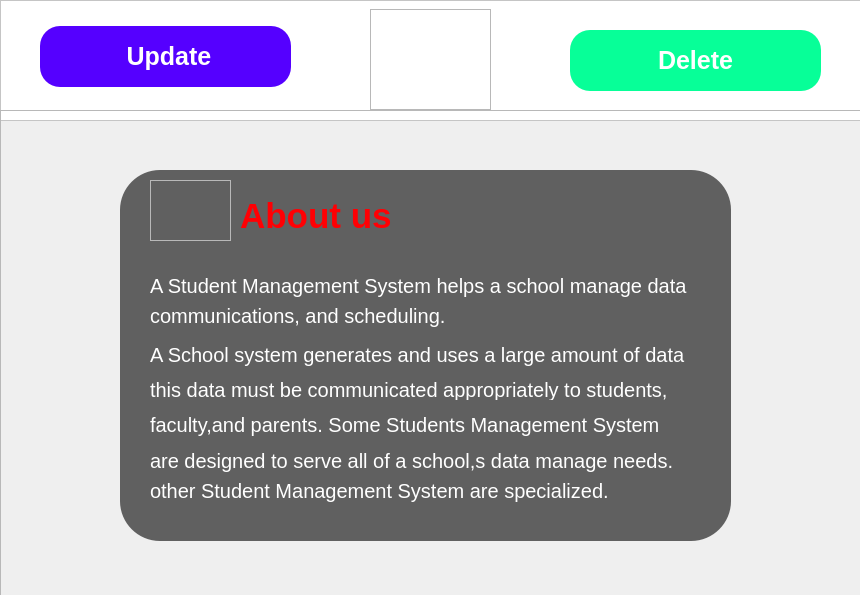
<?xml version="1.0" encoding="UTF-8"?>
<ui version="4.0">
 <class>Form</class>
 <widget class="QWidget" name="Form">
  <property name="geometry">
   <rect>
    <x>0</x>
    <y>0</y>
    <width>860</width>
    <height>595</height>
   </rect>
  </property>
  <property name="windowTitle">
   <string>Form</string>
  </property>
  <widget class="QFrame" name="frametop">
   <property name="geometry">
    <rect>
     <x>0</x>
     <y>0</y>
     <width>861</width>
     <height>121</height>
    </rect>
   </property>
   <property name="cursor">
    <cursorShape>ArrowCursor</cursorShape>
   </property>
   <property name="styleSheet">
    <string notr="true">#frametop{
 background:#fff;
}</string>
   </property>
   <property name="frameShape">
    <enum>QFrame::StyledPanel</enum>
   </property>
   <property name="frameShadow">
    <enum>QFrame::Raised</enum>
   </property>
   <widget class="QPushButton" name="pushButtonupdate">
    <property name="geometry">
     <rect>
      <x>40</x>
      <y>26</y>
      <width>251</width>
      <height>61</height>
     </rect>
    </property>
    <property name="font">
     <font>
      <pointsize>-1</pointsize>
      <weight>75</weight>
      <bold>true</bold>
     </font>
    </property>
    <property name="cursor">
     <cursorShape>PointingHandCursor</cursorShape>
    </property>
    <property name="styleSheet">
     <string notr="true">#pushButtonupdate{
  background:#5500ff;
 border-radius:20px;
 font-size:25px;
 color:#fff;
}
#pushButtonupdate:hover{
 background:#158eff;
    border: 2px solid #11d09a;
     transition: .4s;

     
}</string>
    </property>
    <property name="text">
     <string> Update</string>
    </property>
    <property name="icon">
     <iconset>
      <normaloff>bt3.png</normaloff>bt3.png</iconset>
    </property>
    <property name="iconSize">
     <size>
      <width>70</width>
      <height>70</height>
     </size>
    </property>
   </widget>
   <widget class="QPushButton" name="pushButtondelete">
    <property name="geometry">
     <rect>
      <x>570</x>
      <y>30</y>
      <width>251</width>
      <height>61</height>
     </rect>
    </property>
    <property name="font">
     <font>
      <family>Segoe UI</family>
      <pointsize>-1</pointsize>
      <weight>75</weight>
      <bold>true</bold>
     </font>
    </property>
    <property name="styleSheet">
     <string notr="true">#pushButtondelete{
   background:#07ff98;
 border-radius:20px;
 font-size:25px;
 color:#fff;
}
#pushButtondelete:hover{
 background:#07ff98;
    border: 2px solid #11d09a;
     transition: .4s;

     
}
</string>
    </property>
    <property name="text">
     <string>Delete</string>
    </property>
    <property name="icon">
     <iconset>
      <normaloff>bt5.png</normaloff>bt5.png</iconset>
    </property>
    <property name="iconSize">
     <size>
      <width>70</width>
      <height>70</height>
     </size>
    </property>
   </widget>
   <widget class="QFrame" name="frame">
    <property name="geometry">
     <rect>
      <x>370</x>
      <y>9</y>
      <width>121</width>
      <height>101</height>
     </rect>
    </property>
    <property name="styleSheet">
     <string notr="true">#frame{
 background:;
 image:url(&quot;:/image/index.jfif&quot;);
}</string>
    </property>
    <property name="frameShape">
     <enum>QFrame::StyledPanel</enum>
    </property>
    <property name="frameShadow">
     <enum>QFrame::Raised</enum>
    </property>
   </widget>
  </widget>
  <widget class="QFrame" name="framebottom">
   <property name="geometry">
    <rect>
     <x>0</x>
     <y>110</y>
     <width>861</width>
     <height>491</height>
    </rect>
   </property>
   <property name="font">
    <font>
     <weight>50</weight>
     <bold>false</bold>
    </font>
   </property>
   <property name="styleSheet">
    <string notr="true">#framebottom{
 background:;
 image:url(&quot;:/image/4k-wallpapers-for-pc-free-download-4k-high-resolution-wallpaper.jpg&quot;);
 filter: blur(25px);
}</string>
   </property>
   <property name="frameShape">
    <enum>QFrame::StyledPanel</enum>
   </property>
   <property name="frameShadow">
    <enum>QFrame::Raised</enum>
   </property>
   <widget class="QFrame" name="frame1">
    <property name="geometry">
     <rect>
      <x>120</x>
      <y>60</y>
      <width>611</width>
      <height>371</height>
     </rect>
    </property>
    <property name="styleSheet">
     <string notr="true">#frame1{
background:rgba(0,0,0,0.6);
border-radius:40px;
}</string>
    </property>
    <property name="frameShape">
     <enum>QFrame::StyledPanel</enum>
    </property>
    <property name="frameShadow">
     <enum>QFrame::Raised</enum>
    </property>
    <widget class="QFrame" name="frame_2">
     <property name="geometry">
      <rect>
       <x>30</x>
       <y>10</y>
       <width>81</width>
       <height>61</height>
      </rect>
     </property>
     <property name="styleSheet">
      <string notr="true">#frame_2{
 background:(0,0,0,0.6);
 background:;
 image:url(&quot;:/image/graduate.png&quot;);
}</string>
     </property>
     <property name="frameShape">
      <enum>QFrame::StyledPanel</enum>
     </property>
     <property name="frameShadow">
      <enum>QFrame::Raised</enum>
     </property>
    </widget>
    <widget class="QLabel" name="labelabout">
     <property name="geometry">
      <rect>
       <x>120</x>
       <y>20</y>
       <width>201</width>
       <height>51</height>
      </rect>
     </property>
     <property name="font">
      <font>
       <pointsize>-1</pointsize>
       <weight>75</weight>
       <bold>true</bold>
      </font>
     </property>
     <property name="styleSheet">
      <string notr="true">#labelabout{
 color:#ff0004;
 font-size:35px;
}</string>
     </property>
     <property name="text">
      <string>About us</string>
     </property>
    </widget>
    <widget class="QLabel" name="label">
     <property name="geometry">
      <rect>
       <x>30</x>
       <y>100</y>
       <width>551</width>
       <height>31</height>
      </rect>
     </property>
     <property name="styleSheet">
      <string notr="true">#label{
 color:#fff;
 font-size:20px;
 }</string>
     </property>
     <property name="text">
      <string>A Student Management System helps a school manage data</string>
     </property>
    </widget>
    <widget class="QLabel" name="label_2">
     <property name="geometry">
      <rect>
       <x>30</x>
       <y>130</y>
       <width>331</width>
       <height>31</height>
      </rect>
     </property>
     <property name="styleSheet">
      <string notr="true">#label_2{
 color:#fff;
 font-size:20px;
 }</string>
     </property>
     <property name="text">
      <string>communications, and scheduling.</string>
     </property>
    </widget>
    <widget class="QLabel" name="label_3">
     <property name="geometry">
      <rect>
       <x>30</x>
       <y>169</y>
       <width>541</width>
       <height>31</height>
      </rect>
     </property>
     <property name="styleSheet">
      <string notr="true">#label_3{
 color:#fff;
 font-size:20px;
 }</string>
     </property>
     <property name="text">
      <string>A School system generates and uses a large amount of data</string>
     </property>
    </widget>
    <widget class="QLabel" name="label_4">
     <property name="geometry">
      <rect>
       <x>30</x>
       <y>209</y>
       <width>541</width>
       <height>21</height>
      </rect>
     </property>
     <property name="styleSheet">
      <string notr="true">#label_4{
 color:#fff;
 font-size:20px;
 }</string>
     </property>
     <property name="text">
      <string>this data must be communicated appropriately to students,</string>
     </property>
    </widget>
    <widget class="QLabel" name="label_5">
     <property name="geometry">
      <rect>
       <x>30</x>
       <y>239</y>
       <width>531</width>
       <height>31</height>
      </rect>
     </property>
     <property name="styleSheet">
      <string notr="true">#label_5{
 color:#fff;
 font-size:20px;
 }</string>
     </property>
     <property name="text">
      <string>faculty,and parents. Some Students Management System</string>
     </property>
    </widget>
    <widget class="QLabel" name="label_6">
     <property name="geometry">
      <rect>
       <x>30</x>
       <y>270</y>
       <width>531</width>
       <height>41</height>
      </rect>
     </property>
     <property name="styleSheet">
      <string notr="true">#label_6{
 color:#fff;
 font-size:20px;
 }</string>
     </property>
     <property name="text">
      <string>are designed to serve all of a school,s data manage needs.</string>
     </property>
    </widget>
    <widget class="QLabel" name="label_7">
     <property name="geometry">
      <rect>
       <x>30</x>
       <y>305</y>
       <width>531</width>
       <height>31</height>
      </rect>
     </property>
     <property name="styleSheet">
      <string notr="true">#label_7{
 color:#fff;
 font-size:20px;
 }</string>
     </property>
     <property name="text">
      <string>other Student Management System are specialized.</string>
     </property>
    </widget>
   </widget>
  </widget>
 </widget>
 <resources>
  <include location="resource.qrc"/>
 </resources>
 <connections/>
</ui>
